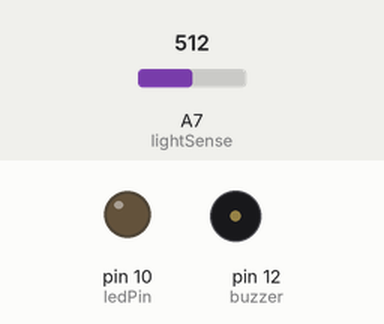
A sketch run on a simulated Arduino Nano, built with avr-gcc and run on an emulated ATmega328P. Parts: output pins drawn as LEDs (lit = HIGH), buzzer (waves = sounding). The inputs (shaded band) are chosen by the test bench; at power-on: A7 (lightSense) = 512.

Above: at 1.2 s.
1.3 s: A7 (lightSense) set to 131
2.8 s: A7 (lightSense) set to 112
At 3.9 s:
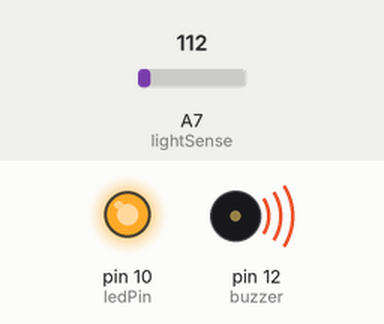
4.6 s: A7 (lightSense) set to 306
At 5.4 s:
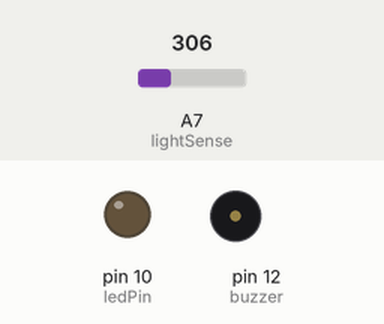
6.4 s: A7 (lightSense) set to 122
At 7.4 s:
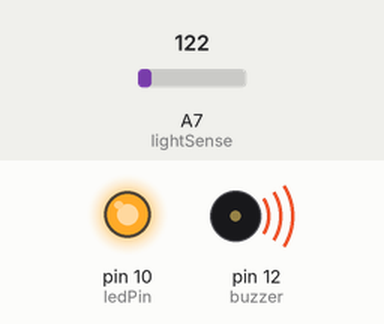
Timing chart, 0 to 9.0 s (numbered marks = the images above; inputs shaded):
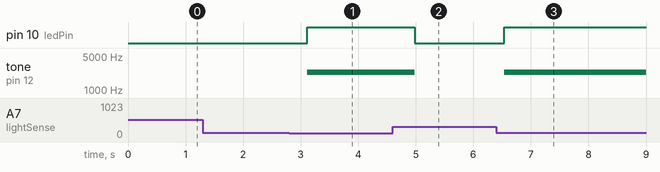

Measured:
- the behaviour switches between 125 and 124 on A7 (lightSense) (found by bisection; images 0 and 1)
- after the input at 1.3 s, every drawn part: stays the same
- after the input at 2.8 s, pin 10 (ledPin): LOW → HIGH after 0.31 s; tone on pin 12 (buzzer): silent → 2300 Hz after 0.31 s
- after the input at 4.6 s, pin 10 (ledPin): HIGH → LOW after 0.38 s; tone on pin 12 (buzzer): 2300 Hz → silent after 0.38 s
- after the input at 6.4 s, pin 10 (ledPin): LOW → HIGH after 0.14 s; tone on pin 12 (buzzer): silent → 2300 Hz after 0.14 s

The sketch:

test_lightsensor.ino
```cpp
int buzzer = 12;
int lightSense = A7;
int ledPin = 10;
int light = 0;
int count = 0;
int test = 1024;
int test2 = 1024;
int test3 = 1024;
int dark = 125;


int wait = 3;
int samples = 100;

void setup() {
  pinMode(buzzer, OUTPUT);
  pinMode(ledPin, OUTPUT);
}


void loop() {
for(count = 0; count < samples; count++) {
   light = analogRead(lightSense);
   delay(wait);
   if (light < test){
    test3 = light;
    test2 = test3;
    test = test2;
   }
  }
  if (test < dark && test2 < dark && test3 < dark){
    tone(buzzer, 2300);
    digitalWrite(ledPin, HIGH);
  } else {
    noTone(buzzer);
    digitalWrite(ledPin, LOW);
  }
  test = 1024;
}
```
